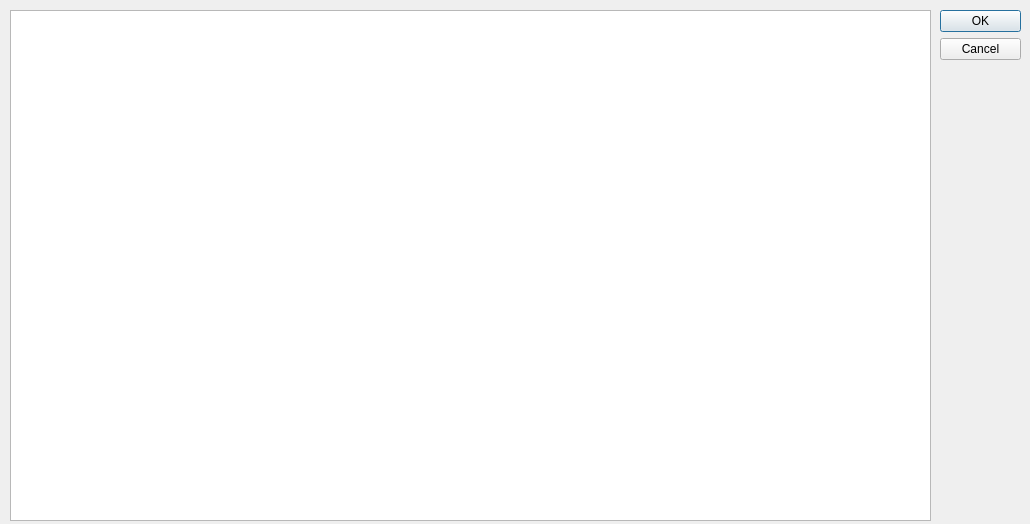
<?xml version="1.0" encoding="UTF-8"?>
<ui version="4.0">
 <class>ChooseSequences</class>
 <widget class="QDialog" name="ChooseSequences">
  <property name="geometry">
   <rect>
    <x>0</x>
    <y>0</y>
    <width>1030</width>
    <height>524</height>
   </rect>
  </property>
  <property name="windowTitle">
   <string>Dialog</string>
  </property>
  <widget class="QDialogButtonBox" name="choice_buttons">
   <property name="geometry">
    <rect>
     <x>940</x>
     <y>10</y>
     <width>81</width>
     <height>241</height>
    </rect>
   </property>
   <property name="orientation">
    <enum>Qt::Vertical</enum>
   </property>
   <property name="standardButtons">
    <set>QDialogButtonBox::Cancel|QDialogButtonBox::Ok</set>
   </property>
  </widget>
  <widget class="QWidget" name="verticalLayoutWidget">
   <property name="geometry">
    <rect>
     <x>10</x>
     <y>10</y>
     <width>921</width>
     <height>511</height>
    </rect>
   </property>
   <layout class="QVBoxLayout" name="verticalLayout">
    <item>
     <widget class="QTableView" name="sequence_table"/>
    </item>
   </layout>
  </widget>
 </widget>
 <resources/>
 <connections>
  <connection>
   <sender>choice_buttons</sender>
   <signal>accepted()</signal>
   <receiver>ChooseSequences</receiver>
   <slot>accept()</slot>
   <hints>
    <hint type="sourcelabel">
     <x>248</x>
     <y>254</y>
    </hint>
    <hint type="destinationlabel">
     <x>157</x>
     <y>274</y>
    </hint>
   </hints>
  </connection>
  <connection>
   <sender>choice_buttons</sender>
   <signal>rejected()</signal>
   <receiver>ChooseSequences</receiver>
   <slot>reject()</slot>
   <hints>
    <hint type="sourcelabel">
     <x>316</x>
     <y>260</y>
    </hint>
    <hint type="destinationlabel">
     <x>286</x>
     <y>274</y>
    </hint>
   </hints>
  </connection>
 </connections>
</ui>
